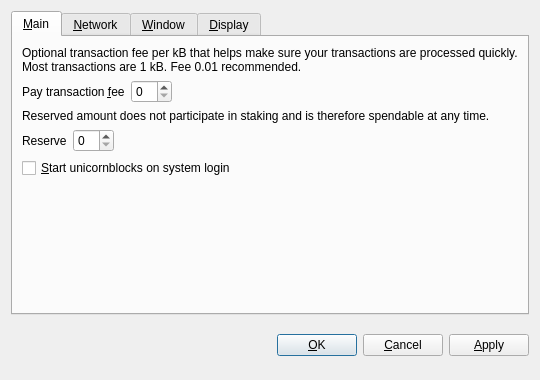
<?xml version="1.0" encoding="UTF-8"?>
<ui version="4.0">
 <class>OptionsDialog</class>
 <widget class="QDialog" name="OptionsDialog">
  <property name="geometry">
   <rect>
    <x>0</x>
    <y>0</y>
    <width>540</width>
    <height>380</height>
   </rect>
  </property>
  <property name="windowTitle">
   <string>Options</string>
  </property>
  <property name="modal">
   <bool>true</bool>
  </property>
  <layout class="QVBoxLayout" name="verticalLayout">
   <item>
    <widget class="QTabWidget" name="tabWidget">
     <property name="tabPosition">
      <enum>QTabWidget::North</enum>
     </property>
     <property name="currentIndex">
      <number>0</number>
     </property>
     <widget class="QWidget" name="tabMain">
      <attribute name="title">
       <string>&amp;Main</string>
      </attribute>
      <layout class="QVBoxLayout" name="verticalLayout_Main">
       <item>
        <widget class="QLabel" name="transactionFeeInfoLabel">
         <property name="text">
          <string>Optional transaction fee per kB that helps make sure your transactions are processed quickly. Most transactions are 1 kB. Fee 0.01 recommended.</string>
         </property>
         <property name="textFormat">
          <enum>Qt::PlainText</enum>
         </property>
         <property name="wordWrap">
          <bool>true</bool>
         </property>
        </widget>
       </item>
       <item>
        <layout class="QHBoxLayout" name="horizontalLayoutFee">
         <item>
          <widget class="QLabel" name="transactionFeeLabel">
           <property name="text">
            <string>Pay transaction &amp;fee</string>
           </property>
           <property name="textFormat">
            <enum>Qt::PlainText</enum>
           </property>
           <property name="buddy">
            <cstring>transactionFee</cstring>
           </property>
          </widget>
         </item>
         <item>
          <widget class="BitcoinAmountField" name="transactionFee"/>
         </item>
         <item>
          <spacer name="horizontalSpacerFee">
           <property name="orientation">
            <enum>Qt::Horizontal</enum>
           </property>
           <property name="sizeHint" stdset="0">
            <size>
             <width>40</width>
             <height>20</height>
            </size>
           </property>
          </spacer>
         </item>
        </layout>
       </item>
       <item>
        <widget class="QLabel" name="reserveBalanceInfoLabel">
         <property name="text">
          <string>Reserved amount does not participate in staking and is therefore spendable at any time.</string>
         </property>
         <property name="textFormat">
          <enum>Qt::PlainText</enum>
         </property>
         <property name="wordWrap">
          <bool>true</bool>
         </property>
        </widget>
       </item>
       <item>
        <layout class="QHBoxLayout" name="horizontalLayoutReserveBalance">
         <item>
          <widget class="QLabel" name="reserveBalanceLabel">
           <property name="text">
            <string>Reserve</string>
           </property>
           <property name="textFormat">
            <enum>Qt::PlainText</enum>
           </property>
           <property name="buddy">
            <cstring>reserveBalance</cstring>
           </property>
          </widget>
         </item>
         <item>
          <widget class="BitcoinAmountField" name="reserveBalance"/>
         </item>
         <item>
          <spacer name="horizontalSpacerReserveBalance">
           <property name="orientation">
            <enum>Qt::Horizontal</enum>
           </property>
           <property name="sizeHint" stdset="0">
            <size>
             <width>40</width>
             <height>20</height>
            </size>
           </property>
          </spacer>
         </item>
        </layout>
       </item>
       <item>
        <widget class="QCheckBox" name="bitcoinAtStartup">
         <property name="toolTip">
          <string>Automatically start unicornblocks after logging in to the system.</string>
         </property>
         <property name="text">
          <string>&amp;Start unicornblocks on system login</string>
         </property>
        </widget>
       </item>
       <item>
        <spacer name="verticalSpacer_Main">
         <property name="orientation">
          <enum>Qt::Vertical</enum>
         </property>
         <property name="sizeHint" stdset="0">
          <size>
           <width>20</width>
           <height>40</height>
          </size>
         </property>
        </spacer>
       </item>
      </layout>
     </widget>
     <widget class="QWidget" name="tabNetwork">
      <attribute name="title">
       <string>&amp;Network</string>
      </attribute>
      <layout class="QVBoxLayout" name="verticalLayout_Network">
       <item>
        <widget class="QCheckBox" name="mapPortUpnp">
         <property name="toolTip">
          <string>Automatically open the unicornblocks client port on the router. This only works when your router supports UPnP and it is enabled.</string>
         </property>
         <property name="text">
          <string>Map port using &amp;UPnP</string>
         </property>
        </widget>
       </item>
       <item>
        <widget class="QCheckBox" name="connectSocks">
         <property name="toolTip">
          <string>Connect to the unicornblocks network through a SOCKS proxy (e.g. when connecting through Tor).</string>
         </property>
         <property name="text">
          <string>&amp;Connect through SOCKS proxy:</string>
         </property>
        </widget>
       </item>
       <item>
        <layout class="QHBoxLayout" name="horizontalLayout_Network">
         <item>
          <widget class="QLabel" name="proxyIpLabel">
           <property name="text">
            <string>Proxy &amp;IP:</string>
           </property>
           <property name="textFormat">
            <enum>Qt::PlainText</enum>
           </property>
           <property name="buddy">
            <cstring>proxyIp</cstring>
           </property>
          </widget>
         </item>
         <item>
          <widget class="QValidatedLineEdit" name="proxyIp">
           <property name="maximumSize">
            <size>
             <width>140</width>
             <height>16777215</height>
            </size>
           </property>
           <property name="toolTip">
            <string>IP address of the proxy (e.g. 127.0.0.1)</string>
           </property>
          </widget>
         </item>
         <item>
          <widget class="QLabel" name="proxyPortLabel">
           <property name="text">
            <string>&amp;Port:</string>
           </property>
           <property name="textFormat">
            <enum>Qt::PlainText</enum>
           </property>
           <property name="buddy">
            <cstring>proxyPort</cstring>
           </property>
          </widget>
         </item>
         <item>
          <widget class="QLineEdit" name="proxyPort">
           <property name="maximumSize">
            <size>
             <width>55</width>
             <height>16777215</height>
            </size>
           </property>
           <property name="toolTip">
            <string>Port of the proxy (e.g. 9050)</string>
           </property>
          </widget>
         </item>
         <item>
          <widget class="QLabel" name="socksVersionLabel">
           <property name="text">
            <string>SOCKS &amp;Version:</string>
           </property>
           <property name="textFormat">
            <enum>Qt::PlainText</enum>
           </property>
           <property name="buddy">
            <cstring>socksVersion</cstring>
           </property>
          </widget>
         </item>
         <item>
          <widget class="QValueComboBox" name="socksVersion">
           <property name="toolTip">
            <string>SOCKS version of the proxy (e.g. 5)</string>
           </property>
          </widget>
         </item>
         <item>
          <spacer name="horizontalSpacer_Network">
           <property name="orientation">
            <enum>Qt::Horizontal</enum>
           </property>
           <property name="sizeHint" stdset="0">
            <size>
             <width>40</width>
             <height>20</height>
            </size>
           </property>
          </spacer>
         </item>
        </layout>
       </item>
       <item>
        <spacer name="verticalSpacer_Network">
         <property name="orientation">
          <enum>Qt::Vertical</enum>
         </property>
         <property name="sizeHint" stdset="0">
          <size>
           <width>20</width>
           <height>40</height>
          </size>
         </property>
        </spacer>
       </item>
      </layout>
     </widget>
     <widget class="QWidget" name="tabWindow">
      <attribute name="title">
       <string>&amp;Window</string>
      </attribute>
      <layout class="QVBoxLayout" name="verticalLayout_Window">
       <item>
        <widget class="QCheckBox" name="minimizeToTray">
         <property name="toolTip">
          <string>Show only a tray icon after minimizing the window.</string>
         </property>
         <property name="text">
          <string>&amp;Minimize to the tray instead of the taskbar</string>
         </property>
        </widget>
       </item>
       <item>
        <widget class="QCheckBox" name="minimizeOnClose">
         <property name="toolTip">
          <string>Minimize instead of exit the application when the window is closed. When this option is enabled, the application will be closed only after selecting Quit in the menu.</string>
         </property>
         <property name="text">
          <string>M&amp;inimize on close</string>
         </property>
        </widget>
       </item>
       <item>
        <spacer name="verticalSpacer_Window">
         <property name="orientation">
          <enum>Qt::Vertical</enum>
         </property>
         <property name="sizeHint" stdset="0">
          <size>
           <width>20</width>
           <height>40</height>
          </size>
         </property>
        </spacer>
       </item>
      </layout>
     </widget>
     <widget class="QWidget" name="tabDisplay">
      <attribute name="title">
       <string>&amp;Display</string>
      </attribute>
      <layout class="QVBoxLayout" name="verticalLayout_Display">
       <item>
        <layout class="QHBoxLayout" name="horizontalLayout_1_Display">
         <item>
          <widget class="QLabel" name="langLabel">
           <property name="text">
            <string>User Interface &amp;language:</string>
           </property>
           <property name="textFormat">
            <enum>Qt::PlainText</enum>
           </property>
           <property name="buddy">
            <cstring>lang</cstring>
           </property>
          </widget>
         </item>
         <item>
          <widget class="QValueComboBox" name="lang">
           <property name="toolTip">
            <string>The user interface language can be set here. This setting will take effect after restarting unicornblocks.</string>
           </property>
          </widget>
         </item>
        </layout>
       </item>
       <item>
        <layout class="QHBoxLayout" name="horizontalLayout_2_Display">
         <item>
          <widget class="QLabel" name="unitLabel">
           <property name="text">
            <string>&amp;Unit to show amounts in:</string>
           </property>
           <property name="textFormat">
            <enum>Qt::PlainText</enum>
           </property>
           <property name="buddy">
            <cstring>unit</cstring>
           </property>
          </widget>
         </item>
         <item>
          <widget class="QValueComboBox" name="unit">
           <property name="toolTip">
            <string>Choose the default subdivision unit to show in the interface and when sending coins.</string>
           </property>
          </widget>
         </item>
        </layout>
       </item>
       <item>
        <widget class="QCheckBox" name="displayAddresses">
         <property name="toolTip">
          <string>Whether to show unicornblocks addresses in the transaction list or not.</string>
         </property>
         <property name="text">
          <string>&amp;Display addresses in transaction list</string>
         </property>
        </widget>
       </item>
       <item>
        <widget class="QCheckBox" name="coinControlFeatures">
         <property name="toolTip">
          <string>Whether to show coin control features or not.</string>
         </property>
         <property name="text">
          <string>Display coin &amp;control features (experts only!)</string>
         </property>
        </widget>
       </item>
       <item>
        <spacer name="verticalSpacer_Display">
         <property name="orientation">
          <enum>Qt::Vertical</enum>
         </property>
         <property name="sizeHint" stdset="0">
          <size>
           <width>20</width>
           <height>40</height>
          </size>
         </property>
        </spacer>
       </item>
      </layout>
     </widget>
    </widget>
   </item>
   <item>
    <layout class="QHBoxLayout" name="horizontalLayout_Buttons">
     <item>
      <spacer name="horizontalSpacer_1">
       <property name="orientation">
        <enum>Qt::Horizontal</enum>
       </property>
       <property name="sizeHint" stdset="0">
        <size>
         <width>40</width>
         <height>48</height>
        </size>
       </property>
      </spacer>
     </item>
     <item>
      <widget class="QLabel" name="statusLabel">
       <property name="font">
        <font>
         <weight>75</weight>
         <bold>true</bold>
        </font>
       </property>
       <property name="text">
        <string/>
       </property>
       <property name="textFormat">
        <enum>Qt::PlainText</enum>
       </property>
       <property name="wordWrap">
        <bool>true</bool>
       </property>
      </widget>
     </item>
     <item>
      <spacer name="horizontalSpacer_2">
       <property name="orientation">
        <enum>Qt::Horizontal</enum>
       </property>
       <property name="sizeHint" stdset="0">
        <size>
         <width>40</width>
         <height>48</height>
        </size>
       </property>
      </spacer>
     </item>
     <item>
      <widget class="QPushButton" name="okButton">
       <property name="text">
        <string>&amp;OK</string>
       </property>
      </widget>
     </item>
     <item>
      <widget class="QPushButton" name="cancelButton">
       <property name="text">
        <string>&amp;Cancel</string>
       </property>
       <property name="autoDefault">
        <bool>false</bool>
       </property>
      </widget>
     </item>
     <item>
      <widget class="QPushButton" name="applyButton">
       <property name="text">
        <string>&amp;Apply</string>
       </property>
       <property name="autoDefault">
        <bool>false</bool>
       </property>
      </widget>
     </item>
    </layout>
   </item>
  </layout>
 </widget>
 <customwidgets>
  <customwidget>
   <class>BitcoinAmountField</class>
   <extends>QSpinBox</extends>
   <header>bitcoinamountfield.h</header>
  </customwidget>
  <customwidget>
   <class>QValueComboBox</class>
   <extends>QComboBox</extends>
   <header>qvaluecombobox.h</header>
  </customwidget>
  <customwidget>
   <class>QValidatedLineEdit</class>
   <extends>QLineEdit</extends>
   <header>qvalidatedlineedit.h</header>
  </customwidget>
 </customwidgets>
 <resources/>
 <connections/>
</ui>
